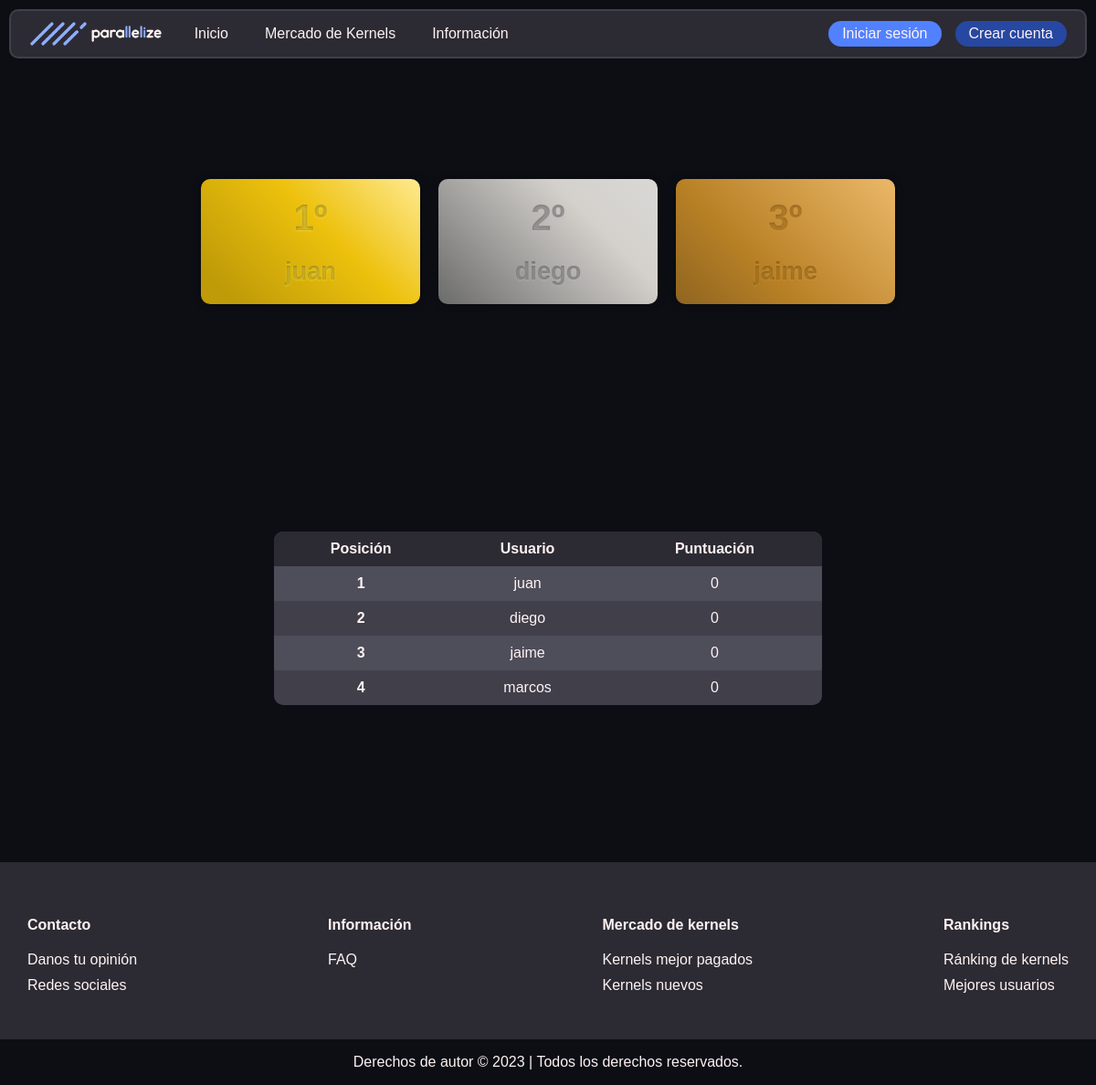
/ranking.php, run on an earlier commit of the app's database.
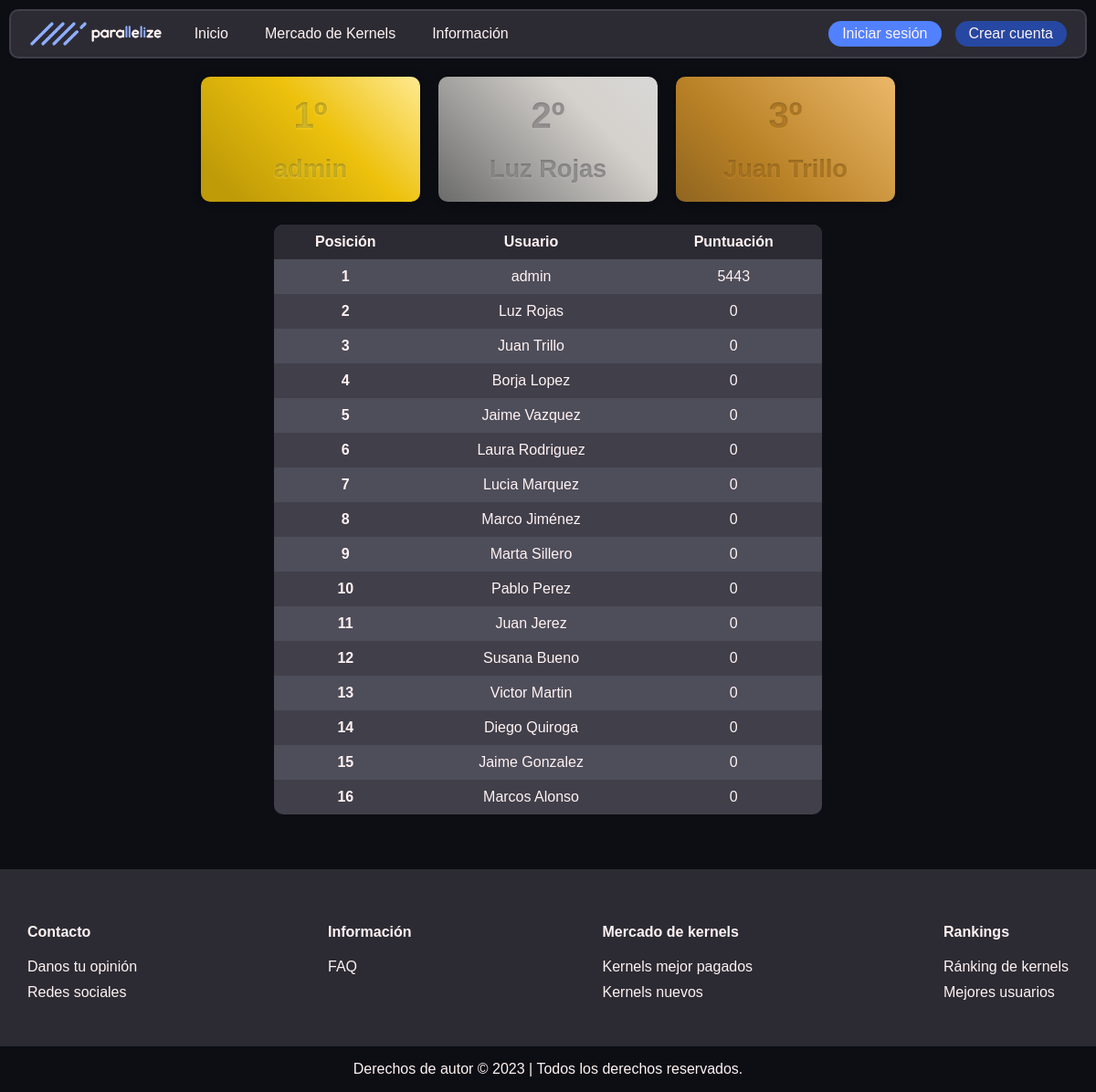
And on a later commit of the database.
### tables this page shows
CREATE TABLE `users` (
  `user_email` varchar(60) NOT NULL,
  `user_password` varchar(60) NOT NULL,
  `millis_crunched` int(11) NOT NULL DEFAULT 0,
  `ranking` int(11) NOT NULL DEFAULT -1,
  `tokens` double NOT NULL DEFAULT 0,
  `last_active` date NOT NULL DEFAULT current_timestamp(),
  `blocked` tinyint(1) NOT NULL DEFAULT 0,
  `user_name` varchar(20) NOT NULL,
  `is_admin` tinyint(1) NOT NULL DEFAULT 0
);

### includes/src/dao/Usuario.php (called while the page is built, shortened)
<?php
class Usuario
{
    private $user_name;
    private $millis_crunched;
    public static function getMejoresUsuarios($count)
    {
        $conn = Aplicacion::getInstance()->getConexionBd();
        $query = sprintf("SELECT * FROM users U ORDER BY millis_crunched DESC LIMIT %s", $count);
        $rs = $conn->query($query);
        $users = $rs->fetch_all(MYSQLI_ASSOC);
        $ret = [];
        foreach ($users as $usr) {
            $ret[] = new Usuario(
                $usr['user_name'], $usr['user_email'], $usr['user_password'],
                $usr['millis_crunched'], $usr['tokens'], $usr['last_active'], $usr['blocked'],
                $usr['is_admin']
            );
        }
        return $ret;
    }
    public function __construct($user_name, $user_email, $user_password, $millis_crunched, $tokens, $last_active, $blocked, $is_admin)
    {
        $this->user_name = $user_name;
        $this->millis_crunched = $millis_crunched;
    }
    public function getName()
    {
        return $this->user_name;
    }
    public function getMsCrunched()
    {
        return $this->millis_crunched;
    }
}

### ranking.php (the view, shortened to what this page needs)
<!DOCTYPE html>
<html lang="es">
<head>
    <link rel="stylesheet" href="<?= RUTA_CSS ?>/global.css">
    <link rel="stylesheet" href="<?= RUTA_CSS ?>/nav_bar.css">
    <link rel="stylesheet" href="/<?= RUTA_CSS ?>/nav_bar.css">
    <link rel="stylesheet" href="<?= RUTA_CSS ?>/ranking.css">
    <link rel="stylesheet" href="<?= RUTA_CSS ?>/footer.css">
</head>
<body>
    <?php require('./includes/src/vistas/nav_bar.php') ?>
    <div class="main-container">
        <div class="ranking-container">
            <table>
                <thead>
                    <tr>
                        <th>Posición</th>
                        <th>Usuario</th>
                        <th>Puntuación</th>
                    </tr>
                </thead>
                <tbody>
                    <?php $GLOBALS['usuarios'] = \parallelize_namespace\Usuario::getMejoresUsuarios(25);
                    foreach ($GLOBALS['usuarios'] as $key => $value) {
                        echo "<tr>";
                        echo "<td>" . $key + 1 . "</td>";
                        echo "<td>" . $value->getName() . "</td>";
                        echo "<td>" . $value->getMsCrunched() . "</td>";
                        echo "</tr>";
                    }
                    ?>
                </tbody>
            </table>
            <div class="right-side">
                <div class="podio">
                    <div class="podio-item oro">
                        <h3 class="no-margin">1º</h3>
                        <p class="no-margin">
                        </p>
                    </div>
                    <div class="podio-item plata">
                        <h3 class="no-margin">2º</h3>
                        <p class="no-margin">
                        </p>
                    </div>
                    <div class="podio-item bronce">
                        <h3 class="no-margin">3º</h3>
                        <p class="no-margin">
                        </p>
                    </div>
                </div>
            </div>
        </div>
    </div>
    <?php require("./includes/src/vistas/footer.php"); ?>
</body>
</html>

What changed in the data, as far as the page shows it:
added users: user_name "admin", millis_crunched "5443"
added users: user_name "Luz Rojas", millis_crunched "0"
added users: user_name "Juan Trillo", millis_crunched "0"
added users: user_name "Borja Lopez", millis_crunched "0"
added users: user_name "Jaime Vazquez", millis_crunched "0"
added users: user_name "Laura Rodriguez", millis_crunched "0"
added users: user_name "Lucia Marquez", millis_crunched "0"
added users: user_name "Marco Jiménez", millis_crunched "0"
added users: user_name "Marta Sillero", millis_crunched "0"
added users: user_name "Pablo Perez", millis_crunched "0"
changed users: user_name "juan" → "Juan Jerez"
added users: user_name "Susana Bueno", millis_crunched "0"
added users: user_name "Victor Martin", millis_crunched "0"
changed users: user_name "diego" → "Diego Quiroga"
changed users: user_name "jaime" → "Jaime Gonzalez"
changed users: user_name "marcos" → "Marcos Alonso"
